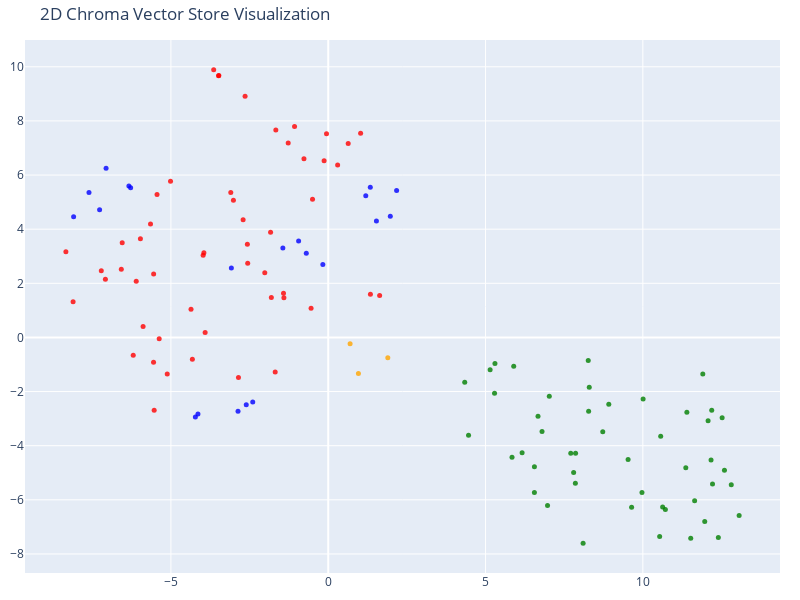

Write notebook code for a chart like this one.
### Code cell
#Reduce the dimensionality of the vectors to 2D using t-SNE
# (t-distributed stochaistic neighbor embedding)

tsne=TSNE(n_components=2, random_state=42)
reduced_vectors=tsne.fit_transform(vectors)

#Create the 2D scatter plot
fig=go.Figure(data=[go.Scatter(
    x=reduced_vectors[:,0],
    y=reduced_vectors[:,1],
    mode='markers',
    marker=dict(size=5, color=colors, opacity=0.8),
    text=[f"Type: {t}<br>Text: {str(d)[:100]}..." for t, d in zip(doc_types, documents)],
    hoverinfo='text'
)])

fig.update_layout(
    title='2D Chroma Vector Store Visualization',
    scene=dict(xaxis_title='x',yaxis_title='y'),
    width=800,
    height=600,
    margin=dict(r=20,b=10,l=10,t=40)
)

fig.show()

### Figure 1 — Plotly figure (JSON) as saved in the notebook; plotly's stock layout.template omitted (floating-point values rounded to 4 significant figures)
{"data": [{"hoverinfo": "text", "marker": {"color": ["orange", "orange", "orange", "red", "red", "red", "red", "red", "red", "red", "red", "red", "red", "red", "red", "red", "red", "red", "red", "red", "red", "red", "red", "red", "red", "red", "red", "red", "red", "red", "red", "red", "red", "red", "red", "red", "red", "red", "red", "red", "red", "red", "red", "red", "red", "red", "red", "red", "red", "red", "red", "red", "red", "red", "red", "green", "green", "green", "green", "green", "green", "green", "green", "green", "green", "green", "green", "green", "green", "green", "green", "green", "green", "green", "green", "green", "green", "green", "green", "green", "green", "green", "green", "green", "green", "green", "green", "green", "green", "green", "green", "green", "green", "green", "green", "green", "green", "green", "green", "green", "green", "green", "blue", "blue", "blue", "blue", "blue", "blue", "blue", "blue", "blue", "blue", "blue", "blue", "blue", "blue", "blue", "blue", "blue", "blue", "blue", "blue", "blue"], "opacity": 0.8, "size": 5}, "mode": "markers", "text": ["Type: company<br>Text: page_content='# About Insurellm\n\nInsurellm was founded by Avery Lancaster in 2015 as an insurance te...", "Type: company<br>Text: page_content='# Careers at Insurellm\n\nInsurellm is hiring! We are looking for talented software engi...", "Type: company<br>Text: page_content='# Overview of Insurellm\n\nInsurellm is an innovative insurance tech firm with 200 emplo...", "Type: contracts<br>Text: page_content='# Contract with Apex Reinsurance for Rellm: AI-Powered Enterprise Reinsurance Solution...", "Type: contracts<br>Text: page_content='# Contract with Belvedere Insurance for Markellm\n\n## Terms\nThis Contract (\"Agreement\")...", "Type: contracts<br>Text: page_content='# Contract with BrightWay Solutions for Markellm\n\n**Contract Date:** October 5, 2023  ...", "Type: contracts<br>Text: page_content='# Contract with EverGuard Insurance for Rellm: AI-Powered Enterprise Reinsurance Solut...", "Type: contracts<br>Text: page_content='# Contract with GreenField Holdings for Markellm\n\n**Effective Date:** November 15, 202...", "Type: contracts<br>Text: page_content='# Contract with Greenstone Insurance for Homellm\n\n---\n\n## Terms\n\n1. **Parties**: This ...", "Type: contracts<br>Text: page_content='# Contract with GreenValley Insurance for Homellm\n\n**Contract Date:** October 6, 2023 ...", "Type: contracts<br>Text: page_content='# Contract with Pinnacle Insurance Co. for Homellm\n\n## Terms\nThis contract (\"Contract\"...", "Type: contracts<br>Text: page_content='# Contract with Roadway Insurance Inc. for Carllm\n\n---\n\n## Terms\n\n1. **Agreement Effec...", "Type: contracts<br>Text: page_content='# Contract with Stellar Insurance Co. for Rellm\n\n## Terms\nThis contract is made betwee...", "Type: contracts<br>Text: page_content='# Contract with TechDrive Insurance for Carllm\n\n**Contract Date:** October 1, 2024  \n*...", "Type: contracts<br>Text: page_content='# Contract with Velocity Auto Solutions for Carllm\n\n**Contract Date:** October 1, 2023...", "Type: contracts<br>Text: page_content='# HR Record\n\n# Alex Chen\n\n## Summary\n- **Date of Birth:** March 15, 1990  \n- **Job Tit...", "Type: contracts<br>Text: page_content='# HR Record\n\n# Alex Harper\n\n## Summary\n- **Date of Birth**: March 15, 1993  \n- **Job T...", "Type: contracts<br>Text: page_content='# HR Record\n\n# Alex Thomson\n\n## Summary\n- **Date of Birth:** March 15, 1995  \n- **Job ...", "Type: contracts<br>Text: page_content='# Avery Lancaster\n\n## Summary\n- **Date of Birth**: March 15, 1985  \n- **Job Title**: C...", "Type: contracts<br>Text: page_content='# HR Record\n\n# Emily Carter\n\n## Summary\n- **Date of Birth:** August 12, 1990  \n- **Job...", "Type: contracts<br>Text: page_content='# HR Record\n\n# Emily Tran\n\n## Summary\n- **Date of Birth:** March 18, 1991  \n- **Job Ti...", "Type: contracts<br>Text: page_content='# HR Record\n\n# Jordan Blake\n\n## Summary\n- **Date of Birth:** March 15, 1993  \n- **Job ...", "Type: contracts<br>Text: page_content='# HR Record\n\n# Jordan K. Bishop\n\n## Summary\n- **Date of Birth:** March 15, 1990\n- **Jo...", "Type: contracts<br>Text: page_content='# HR Record\n\n# Maxine Thompson\n\n## Summary\n- **Date of Birth:** January 15, 1991  \n- *...", "Type: contracts<br>Text: page_content='# HR Record\n\n# Oliver Spencer\n\n## Summary\n- **Date of Birth**: May 14, 1990  \n- **Job ...", "Type: contracts<br>Text: page_content='# Samantha Greene\n\n## Summary\n- **Date of Birth:** October 14, 1990\n- **Job Title:** H...", "Type: contracts<br>Text: page_content='# HR Record\n\n# Samuel Trenton\n\n## Summary\n- **Date of Birth:** April 12, 1989  \n- **Jo...", "Type: contracts<br>Text: page_content='# Product Summary\n\n# Carllm\n\n## Summary\n\nCarllm is an innovative auto insurance produc...", "Type: contracts<br>Text: page_content='# Product Summary\n\n# Homellm\n\n## Summary\nHomellm is an innovative home insurance produ...", "Type: contracts<br>Text: page_content='# Product Summary\n\n# Markellm\n\n## Summary\n\nMarkellm is an innovative two-sided marketp...", "Type: contracts<br>Text: page_content='# Product Summary\n\n# Rellm: AI-Powered Enterprise Reinsurance Solution\n\n## Summary\n\nRe..."], "type": "scatter", "x": [0.9597, 1.893, 0.6946, -2.56, -2.57, -3.953, -3.976, 1.341, -5.118, -3.641, -2.853, -4.362, -3.913, -5.552, -5.885, -6.198, -5.373, -2.017, -1.809, -1.422, -1.409, -0.5458, -4.319, -3.477, -1.686, -5.533, 1.634, -7.083, -8.339, -5.442, -6.577, -8.11, -7.214, -6.549, -5.649, -5.97, -6.103, -3.486, -5.013, -5.55, -1.666, -2.643, -0.4998, 0.2985, -3.013, -3.098, -1.833, -2.706, -1.071, -0.05466, 0.6346, 1.029, -1.272, -0.7721, -0.1312, 5.841, 12.52, 10.63, 4.459, 7.709, 12.59, 12.81, 7.8, 12.21, 7.855, 4.338, 5.145, 5.896, 5.299, 13.06, 5.286, 8.725, 10.01, 11.65, 8.264, 8.277, 8.917, 11.37, 8.296, 7.862, 9.972, 6.97, 6.554, 12.19, 12.4, 6.553, 8.101, 6.667, 11.4, 7.027, 11.52, 6.162, 12.07, 10.72, 9.53, 10.57, 10.53, 9.643, 6.796, 12.17, 11.97, 11.91, 1.973, 1.531, 1.193, 1.337, 2.173, -6.281, -6.337, -7.267, -8.093, -7.062, -7.604, -2.606, -2.867, -4.224, -4.141, -2.4, -0.9421, -1.442, -3.08, -0.6974, -0.1718], "y": [-1.33, -0.7523, -0.2349, 2.745, 3.447, 3.133, 3.034, 1.594, -1.348, 9.89, -1.48, 1.041, 0.1816, -0.9148, 0.4, -0.6599, -0.04563, 2.393, 1.476, 1.63, 1.471, 1.083, -0.8093, 9.683, -1.277, -2.694, 1.547, 2.15, 3.166, 5.28, 2.521, 1.321, 2.463, 3.501, 4.19, 3.644, 2.075, 9.67, 5.767, 2.346, 7.663, 8.909, 5.11, 6.375, 5.067, 5.351, 3.889, 4.351, 7.797, 7.524, 7.169, 7.546, 7.186, 6.605, 6.528, -4.429, -2.966, -6.263, -3.616, -4.283, -4.91, -5.443, -4.994, -5.414, -5.388, -1.654, -1.198, -1.062, -0.9675, -6.578, -2.066, -3.485, -2.275, -6.039, -0.8563, -2.725, -2.465, -4.814, -1.839, -4.283, -5.73, -6.208, -4.777, -2.693, -7.397, -5.733, -7.604, -2.916, -2.76, -2.175, -7.423, -4.26, -3.082, -6.359, -4.509, -3.647, -7.353, -6.272, -3.476, -4.533, -6.802, -1.348, 4.481, 4.306, 5.234, 5.547, 5.433, 5.535, 5.598, 4.714, 4.459, 6.255, 5.355, -2.488, -2.73, -2.939, -2.826, -2.39, 3.567, 3.307, 2.564, 3.114, 2.695]}], "layout": {"height": 600, "margin": {"b": 10, "l": 10, "r": 20, "t": 40}, "scene": {"xaxis": {"title": {"text": "x"}}, "yaxis": {"title": {"text": "y"}}}, "title": {"text": "2D Chroma Vector Store Visualization"}, "width": 800}}
